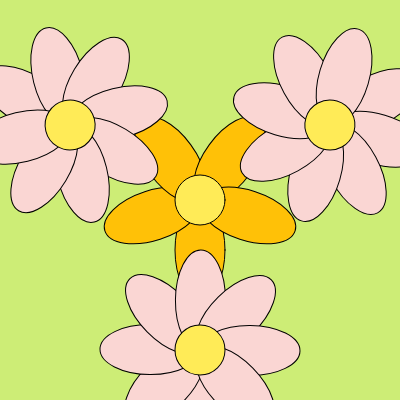
Frame 1 (no input)
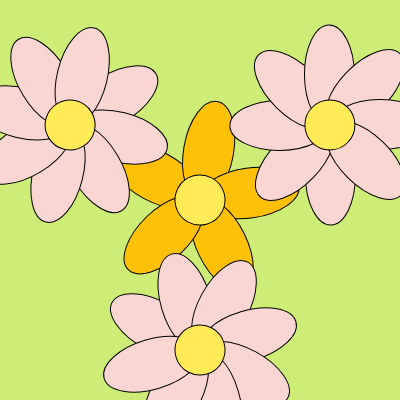
Frame 60 (no input)
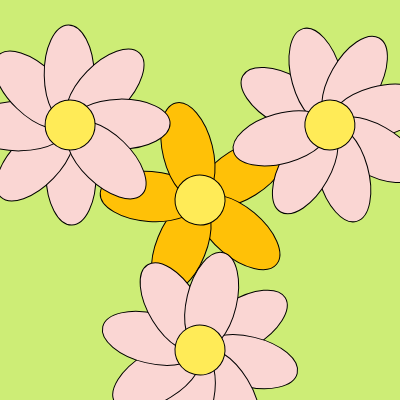
Frame 120 (the mouse pressed at the canvas centre since frame 60)

The p5.js sketch that drew these frames (run headless with seeded random() and noise() and a simulated clock; from frame 60 on, the mouse is pressed at the canvas centre):

// p5.js sketch
// ── sketch.js
// DM2008 — Activity 3b
// One Function Wonder (30 min)
//
// Write a function that draws a shape or group of shapes.
// It should take at least one parameter — try x, y, size, or color.
// Call it several times with different values to create variation.
//
// Ideas: a simple face, a flower, a house, an icon.
// Example: myShape(100, 200, 50); myShape(300, 200, 80);
//
// Stretch: call your function inside a for loop to create a repeating pattern.
let petal_no;
let petal_width = 50;
let petal_height = 100;
let angle = 0;
function setup() {
  createCanvas(400, 400);
  rectMode(CENTER);
}

function draw() {
  background("#cded76");

  // Call your function here with different values each time
  let osciFlowerNum = 3;
  translate(width / 2, height / 2);
  myFlower(0, 0, 5,"#FFC107");
  for (
    let angle = 0;
    angle < radians(360);
    angle += radians(360 / osciFlowerNum)
  ) {
    push();
    rotate(angle);
    translate(0, 150);
    myFlower(0, 0, 8, "#fad6d3");
    pop();
  }
  
}

function myFlower(x, y, p, petalColor) {
  push();
  //petals
  translate(x, y); //center pos
  rotate(angle);
  petal_no = p;
  for (
    let pAngle = 0;
    pAngle < radians(360);
    pAngle += radians(360 / petal_no)
  ) {
    push();
    // noStroke();
    rotate(pAngle);
    translate(0, petal_height / 2);
    fill(color(petalColor));
    ellipse(0, 0, petal_width, petal_height);
    pop();
  }

  //center
  push();
  fill("#ffeb57");
  ellipse(0, 0, 50);
  pop();

  angle += radians(0.5);
  pop();
}
